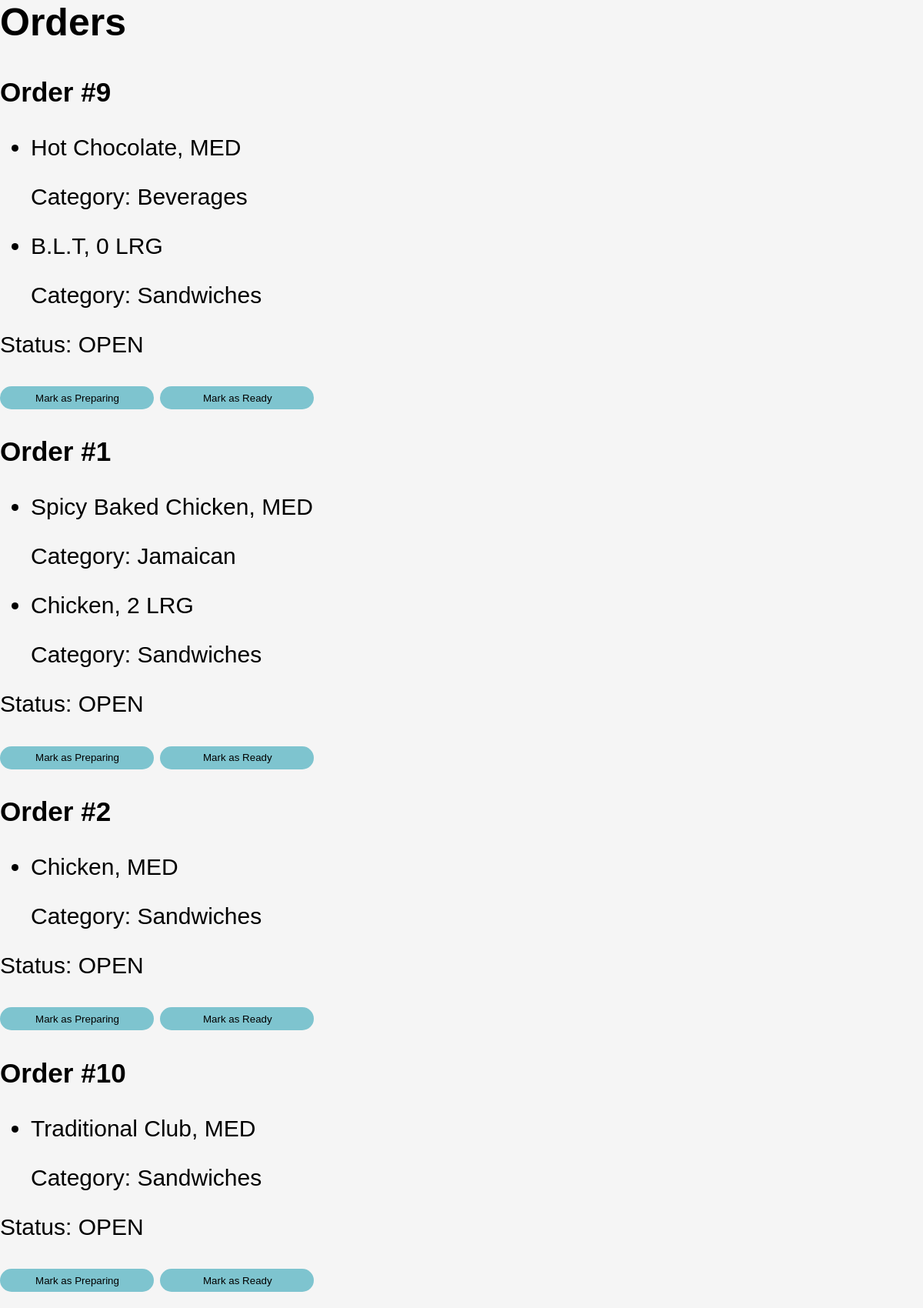
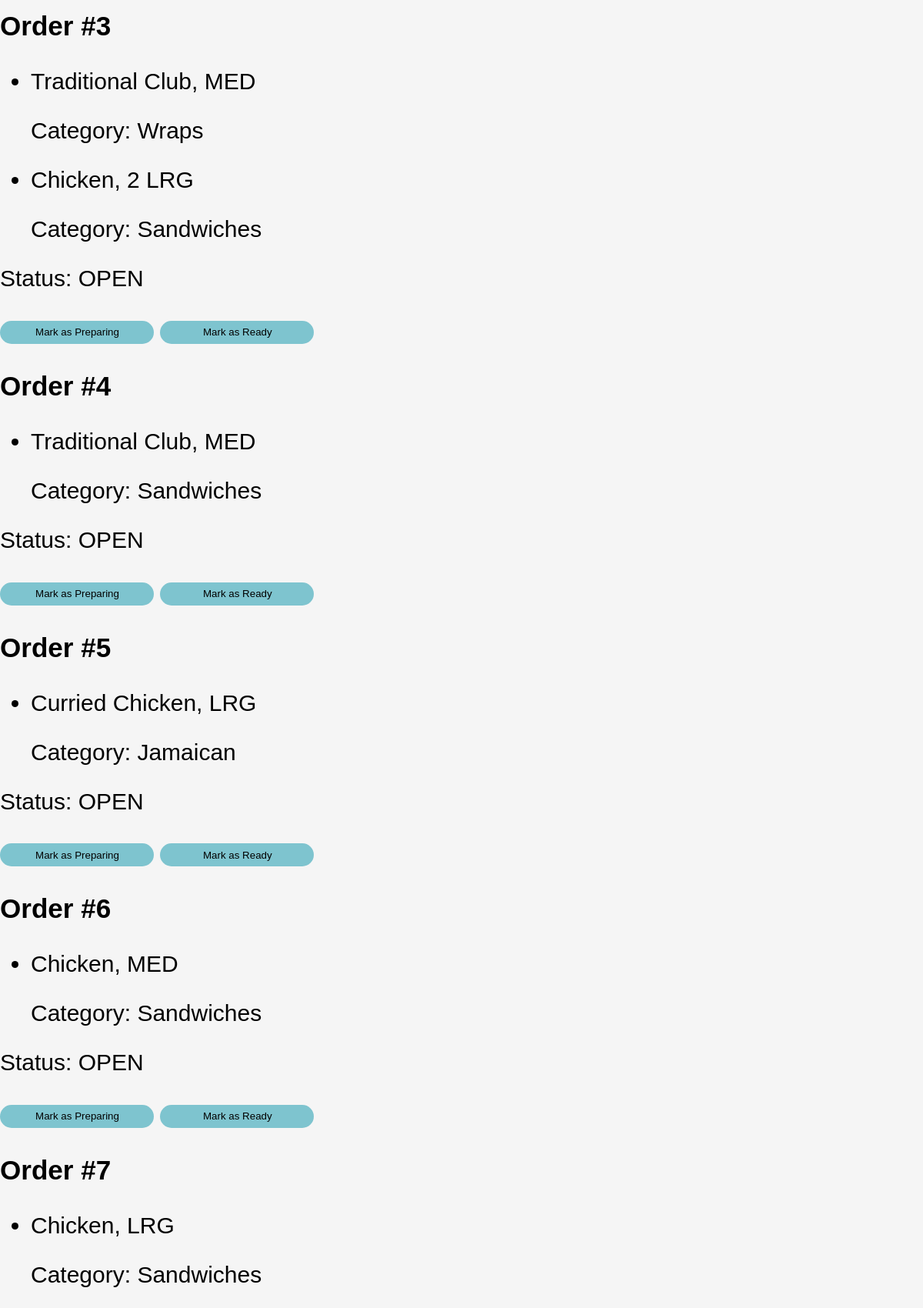
Page /Server.php (upper part) on the committed database (2 pictures, top to bottom).
### tables this page shows
CREATE TABLE `orders` (
    `id` int(11) NOT NULL AUTO_INCREMENT,
    `total` int(11) NOT NULL default 0,
    `items` varchar(300)  NOT NULL default '',
    `status` char(4) NOT NULL default 'OPEN',
    `delivered` varchar(3) NOT NULL default 'NO',
    `date` varchar(11) NOT NULL default '',
    `gen_del_location` varchar(80) NOT NULL default '',
    `address` varchar(100) NOT NULL default '',
    `start_time` varchar(10) NOT NULL default '',
    `end_time` varchar(10) NOT NULL default '',
    `cusId` int(11) NOT NULL default 0,
    `deliveryPersonnel` varchar(100) NOT NULL default '',
    `payment` varchar(4) NOT NULL default '',
    PRIMARY KEY (`id`)

);

CREATE TABLE `menuItems` (
    `id` int(11) NOT NULL AUTO_INCREMENT ,
    `name` varchar(50) NOT NULL default '',
    `category` varchar(35)  NOT NULL default '',
    `medium_size` char(3) NOT NULL default 'MED', 
    `large_size` char(3) NOT NULL default '', 
    `price` int(5)  NOT NULL default 0,
    `large_price` int(5) NOT NULL default 0,
    `image` varchar(50) NOT NULL default 'default-menu-image.jpg',
    `in_stock` varchar(3) NOT NULL default 'YES',
    PRIMARY KEY (`id`)

);

### Employee.php (called while the page is built, shortened)
<?php
require_once 'DBManager.php';
class Employee extends Person{
    function __construct($name, $username, $password,$dbmanager)
    {
        $this->dbmanager = $dbmanager;
        $this->conn = $this->dbmanager->getConn();
    }
}
?>

### Server.php (the view, shortened to what this page needs)
<link rel="stylesheet" href="Server.css">
<?php
    require "DBManager.php";
    require "Employee.php";
    class Server extends Employee{
        public function viewOrders(){
            $stmt = $this->conn->query("SELECT * FROM `orders` WHERE `status` = 'OPEN' OR `status` = 'PREP' ORDER BY `start_time` ASC");
            $orders = $stmt->fetchAll();
           ?>
            <h2>Orders</h2>
            <?php foreach($orders as $order):?>
            <div id="orderDiv<?=$order["id"]?>">
                <h3>Order #<?=$order["id"]?></h3>
                <ul><?php
                    $items = explode(",",$order["items"]);
                    foreach($items as $item):
                        $foodID = (int) substr($item,0,2);
                        $foodItems = $this->conn->query("SELECT * FROM menuItems WHERE id =$foodID");
                        $foodResult = $foodItems->fetchAll();
                        $foodName = $foodResult[0]["name"];
                        $foodCategory = $foodResult[0]["category"];
                ?>
                        <li id="<?=$order["id"]?>>"><?=$foodName?>, <?=substr($item,2)?></li>
                        <p class="item-category">Category: <?=$foodCategory?></p>
                    <?php endforeach?>
                </ul>
                <p class="order-status-" id="order-status-<?=$order["id"]?>">Status: <?=$order["status"]?></p>
                <button id="<?=$order["id"]?>" class="mark-preparing">Mark as Preparing</button>
                <button id="<?=$order["id"]?>" class="mark-ready">Mark as Ready</button>
            </div>
            <?php endforeach?>
        <?php }
    }
    $host = 'localhost';
    $username = 'boardwalk_user';
    $password = 'password123';
    $dbname = 'cafeInfo';
    $db = new DBManager($host, $username, $password, $dbname);
    $server = new Server("john", "john123", "pwd123", $db);
    $server->viewOrders();
?>

### Server.css (style rules this page uses)
button { width: 200px; height: 30px; border: none; border-radius: 17px; padding-left: 7px; color: black; cursor: pointer; background-color: #7ec4cf; }

### index.css (style rules this page uses)
h2 { font-size: 50px; }

### rows in the picture
orders: id "9", items "MED", items "0 LRG", status "OPEN"
menuitems: name "Hot Chocolate", category "Beverages"
menuitems: name "B.L.T", category "Sandwiches"
orders: id "1", items "MED", items "2 LRG", status "OPEN"
menuitems: name "Spicy Baked Chicken", category "Jamaican"
menuitems: name "Chicken", category "Sandwiches"
orders: id "2", menuitems.name "Chicken", items "MED", menuitems.category "Sandwiches", status "OPEN"
orders: id "10", menuitems.name "Traditional Club", items "MED", menuitems.category "Sandwiches", status "OPEN"
orders: id "3", items "MED", items "2 LRG", status "OPEN"
menuitems: name "Traditional Club", category "Wraps"
orders: id "4", menuitems.name "Traditional Club", items "MED", menuitems.category "Sandwiches", status "OPEN"
orders: id "5", menuitems.name "Curried Chicken", items "LRG", menuitems.category "Jamaican", status "OPEN"
orders: id "6", menuitems.name "Chicken", items "MED", menuitems.category "Sandwiches", status "OPEN"
orders: id "7", menuitems.name "Chicken", items "LRG", menuitems.category "Sandwiches"
